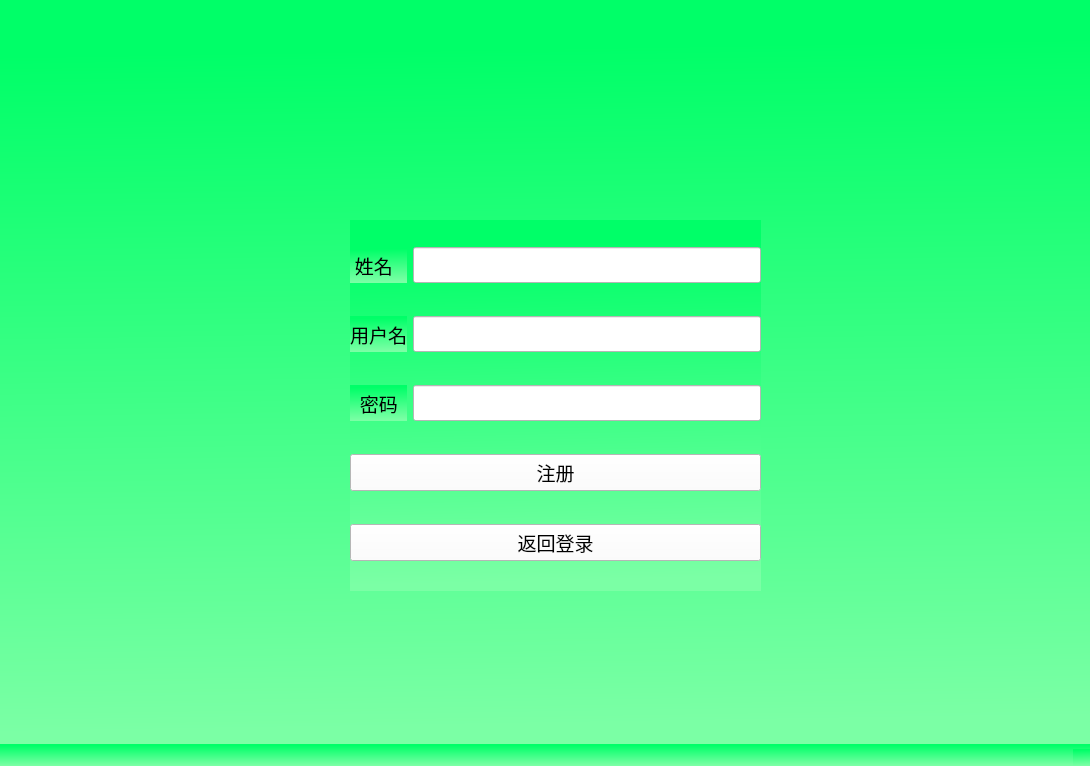
<?xml version="1.0" encoding="UTF-8"?>
<ui version="4.0">
 <class>RegistrationWindow</class>
 <widget class="QMainWindow" name="RegistrationWindow">
  <property name="geometry">
   <rect>
    <x>0</x>
    <y>0</y>
    <width>1090</width>
    <height>766</height>
   </rect>
  </property>
  <property name="windowTitle">
   <string>MainWindow</string>
  </property>
  <property name="styleSheet">
   <string notr="true">background-color:
qlineargradient(spread:pad, x1:0.502, y1:0.0611111, x2:0.527155, y2:1, stop:0 rgba(0, 255, 104, 255), stop:0.971014 rgba(123, 255, 165, 255))
</string>
  </property>
  <widget class="QWidget" name="centralwidget">
   <widget class="QWidget" name="layoutWidget">
    <property name="geometry">
     <rect>
      <x>350</x>
      <y>220</y>
      <width>411</width>
      <height>371</height>
     </rect>
    </property>
    <layout class="QGridLayout" name="gridLayout">
     <item row="0" column="0">
      <widget class="QLabel" name="label_3">
       <property name="font">
        <font>
         <family>思源宋体 CN</family>
         <pointsize>14</pointsize>
        </font>
       </property>
       <property name="text">
        <string> 姓名</string>
       </property>
      </widget>
     </item>
     <item row="0" column="1">
      <widget class="QLineEdit" name="namelineEdit">
       <property name="font">
        <font>
         <family>思源黑体 CN</family>
         <pointsize>15</pointsize>
        </font>
       </property>
       <property name="styleSheet">
        <string>background-color: rgb(255, 255, 255);
border-color: rgb(255, 0, 0);</string>
       </property>
      </widget>
     </item>
     <item row="1" column="0">
      <widget class="QLabel" name="label">
       <property name="font">
        <font>
         <family>思源宋体 CN</family>
         <pointsize>14</pointsize>
        </font>
       </property>
       <property name="text">
        <string>用户名</string>
       </property>
      </widget>
     </item>
     <item row="2" column="1">
      <widget class="QLineEdit" name="passwordlineEdit">
       <property name="font">
        <font>
         <family>思源黑体 CN</family>
         <pointsize>15</pointsize>
        </font>
       </property>
       <property name="styleSheet">
        <string>background-color: rgb(255, 255, 255);
border-color: rgb(255, 0, 0);</string>
       </property>
      </widget>
     </item>
     <item row="2" column="0">
      <widget class="QLabel" name="label_2">
       <property name="font">
        <font>
         <family>思源宋体 CN</family>
         <pointsize>14</pointsize>
        </font>
       </property>
       <property name="text">
        <string>  密码</string>
       </property>
      </widget>
     </item>
     <item row="3" column="0" colspan="2">
      <widget class="QPushButton" name="pushButton">
       <property name="font">
        <font>
         <family>思源宋体 CN</family>
         <pointsize>14</pointsize>
        </font>
       </property>
       <property name="styleSheet">
        <string notr="true">background-color: rgb(255, 255, 255);
border-color: rgb(255, 0, 0);</string>
       </property>
       <property name="text">
        <string>注册</string>
       </property>
      </widget>
     </item>
     <item row="1" column="1">
      <widget class="QLineEdit" name="usernamelineEdit">
       <property name="font">
        <font>
         <family>思源黑体 CN</family>
         <pointsize>15</pointsize>
        </font>
       </property>
       <property name="styleSheet">
        <string>background-color: rgb(255, 255, 255);
border-color: rgb(255, 0, 0);</string>
       </property>
      </widget>
     </item>
     <item row="4" column="0" colspan="2">
      <widget class="QPushButton" name="pushButton_2">
       <property name="font">
        <font>
         <family>思源宋体 CN</family>
         <pointsize>14</pointsize>
        </font>
       </property>
       <property name="styleSheet">
        <string notr="true">background-color: rgb(255, 255, 255);
border-color: rgb(255, 0, 0);</string>
       </property>
       <property name="text">
        <string>返回登录</string>
       </property>
      </widget>
     </item>
    </layout>
   </widget>
  </widget>
  <widget class="QMenuBar" name="menubar">
   <property name="geometry">
    <rect>
     <x>0</x>
     <y>0</y>
     <width>1090</width>
     <height>25</height>
    </rect>
   </property>
  </widget>
  <widget class="QStatusBar" name="statusbar"/>
 </widget>
 <resources/>
 <connections/>
</ui>
